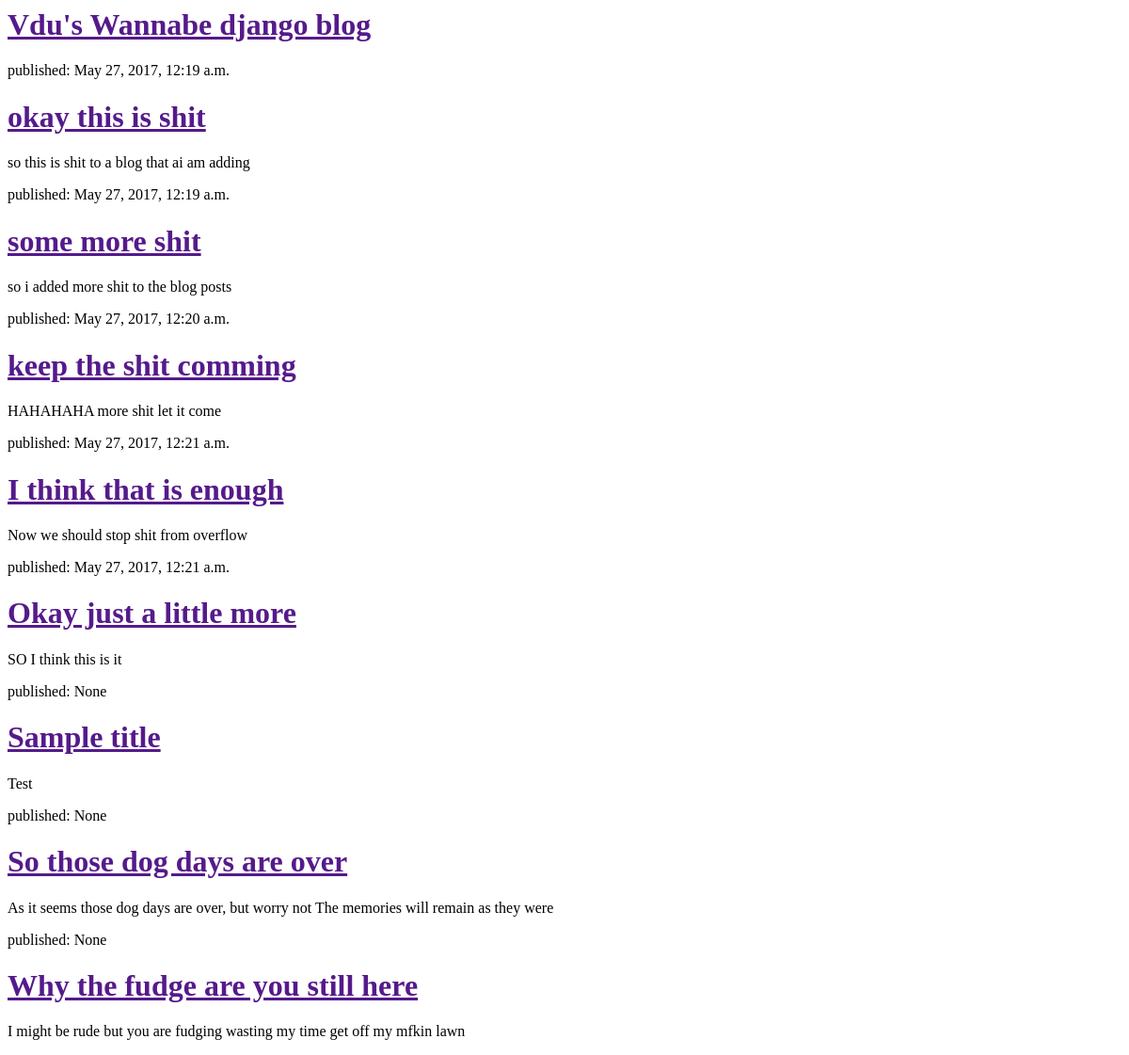
/, run on an earlier commit of the app's database.
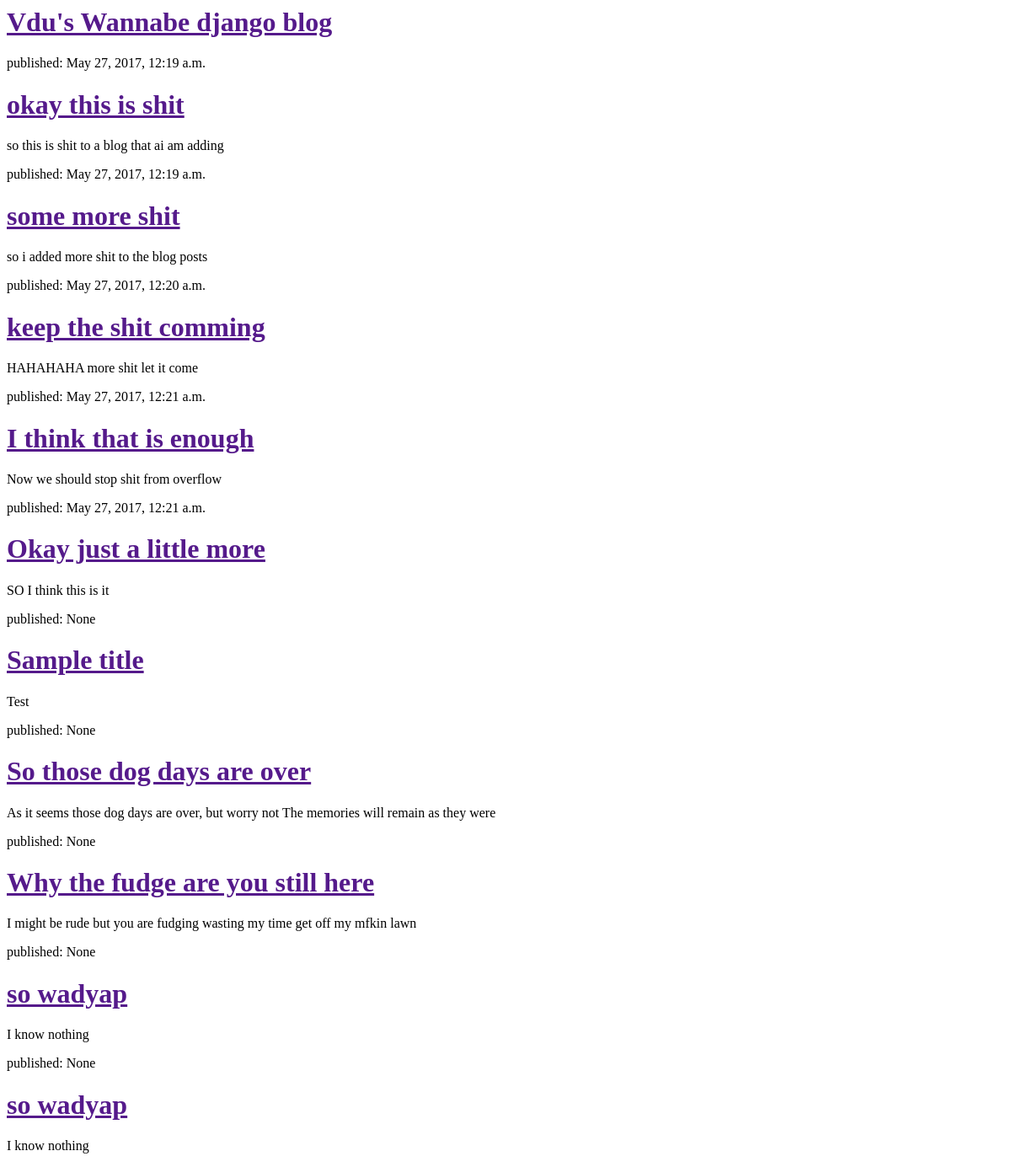
And on a later commit of the database.
### blog/models.py (models this page shows, shortened)
class Post(models.Model):
    author = models.ForeignKey('auth.user')
    title = models.CharField(max_length=200)
    text = models.TextField()
    created_date = models.DateTimeField(
        default=timezone.now)
    published_date = models.DateTimeField(blank=True, null=True)

### blog/views.py (the view)
# urls.py: url(r'^$', views.post_list, name='post_list'),
def post_list(request):
    posts = Post.objects.all()
    return render(request, 'blog/post_list.html', {'posts': posts})

### blog/templates/blog/post_list.html (shortened to what this page needs)
<html>
    <head>
    </head>
    <body>
        <div>
            <h1><a href="">Vdu's Wannabe django blog</a></h1>
        </div>
        {% for post in posts %}
            <div>
                <p>published: {{post.published_date}}</p>
                <h1><a href="">{{ post.title }}</a></h1>
                <p>{{ post.text|linebreaksbr }}</p>
            </div>
        {% endfor %}
    </body>
</html>

What changed in the data, as far as the page shows it:
added Post: published_date "None", title "so wadyap", text "I know nothing"
added Post: published_date "None", title "so wadyap", text "I know nothing"
